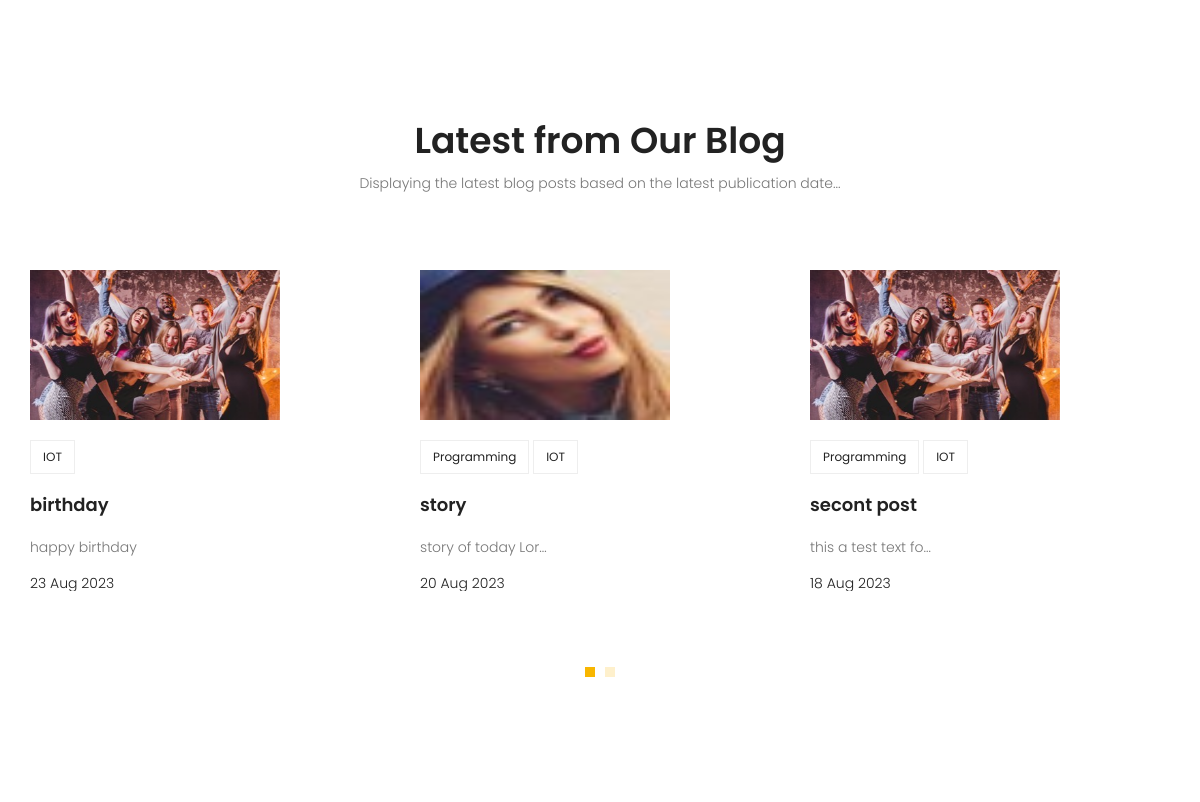
/ (middle part), run on an earlier commit of the app's database.
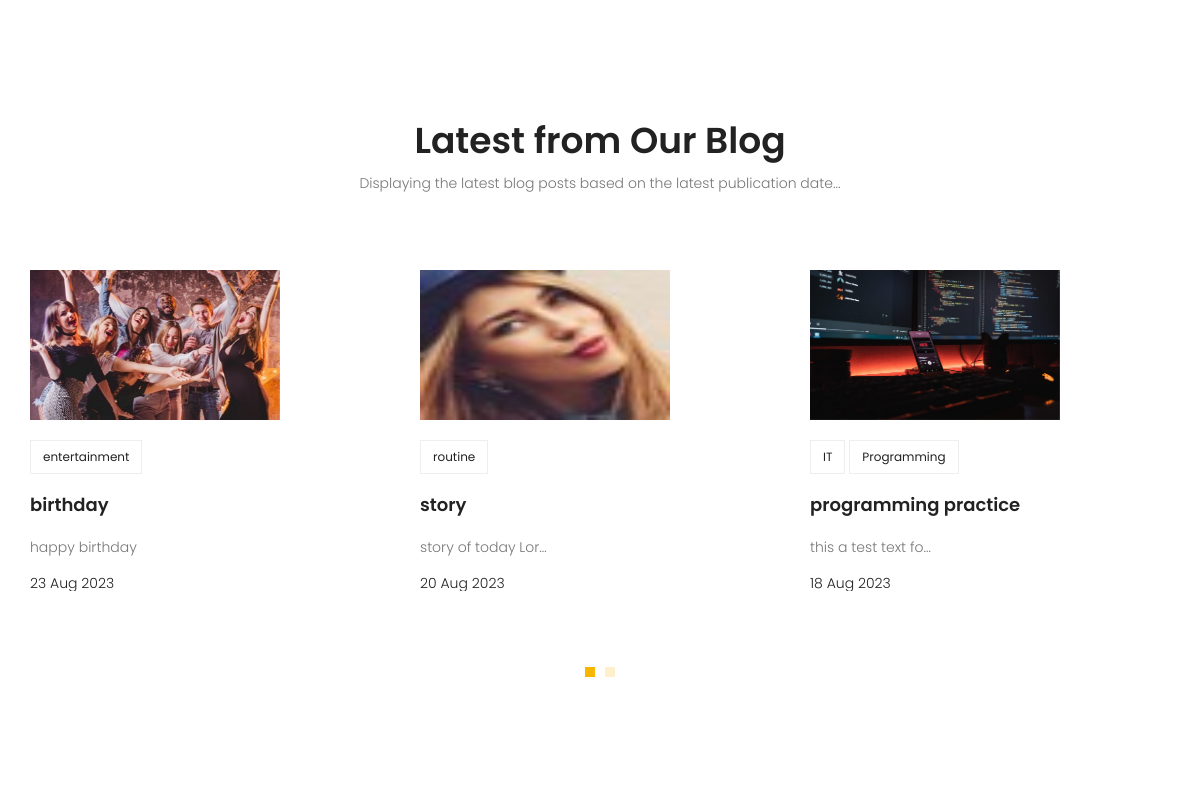
And on a later commit of the database.
### blog/models.py (models this page shows, shortened)
class Post(models.Model):
    title = models.CharField(max_length=255)
    content = models.TextField()
    image = models.ImageField(upload_to='blog/', default='blog/default.jpg')
    category = models.ManyToManyField(Category)
    author = models.ForeignKey(User, on_delete=models.SET_NULL, null=True)
    counted_view = models.IntegerField(default=0)
    status = models.BooleanField(default=False)
    published_date = models.DateTimeField(null=True)
    created_date = models.DateTimeField(auto_now_add=True)
    updated_date = models.DateTimeField(auto_now=True)
    class Meta:
        ordering = ['created_date']

class Category(models.Model):
    name = models.CharField(max_length=255)

### website/views.py (the view)
# urls.py: urlpatterns = [path('', home_view, name='index'),
def home_view(request):
    return render(request, 'website/index.html')

### website/templatetags/website_tags.py (called while the page is built)
@register.inclusion_tag("website/website-recentpost.html")
def recent_post():
    posts = Post.objects.filter(status=1, published_date__lte=timezone.now()).order_by('-published_date')[:6]
    return {'posts': posts}

### templates/website/index.html (shortened to what this page needs)
{% extends 'base.html' %}
{% load static %}
{% load website_tags %}
{% block content%}
{% recent_post %}
{% endblock %}

### templates/base.html (shortened to what this page needs)
{% load static %}
<!DOCTYPE html>
<html lang="zxx" class="no-js">
  <head>
    <link rel="stylesheet" href="{% static 'css/linearicons.css' %}" />
    <link rel="stylesheet" href="{% static 'css/font-awesome.min.css' %}" />
    <link rel="stylesheet" href="{% static 'css/bootstrap.css' %}" />
    <link rel="stylesheet" href="{% static 'css/magnific-popup.css' %}" />
    <link rel="stylesheet" href="{% static 'css/jquery-ui.css' %}" />
    <link rel="stylesheet" href="{% static 'css/nice-select.css' %}" />
    <link rel="stylesheet" href="{% static 'css/animate.min.css' %}" />
    <link rel="stylesheet" href="{% static 'css/owl.carousel.css' %}" />
    <link rel="stylesheet" href="{% static 'css/main.css' %}" />
  </head>
  <body>
    {% block content %} {% endblock%}
  </body>
</html>

### templates/website/website-recentpost.html
{% load static %}
<section class="recent-blog-area section-gap">
    <div class="container">
        <div class="row d-flex justify-content-center">
            <div class="menu-content pb-60 col-lg-9">
                <div class="title text-center">
                    <h1 class="mb-10">Latest from Our Blog</h1>
                    <p>
                        Displaying the latest blog posts based on the latest publication date...
                    </p>
                </div>
            </div>
        </div>
        <div class="row">
            <div class="active-recent-blog-carusel">
                {% for post in posts %}
                <div class="single-recent-blog-post item">
                    <div class="thumb">
                        <img class="img-fluid" src="{{post.image.url}}" alt=""/>
                    </div>
                    <div class="details">
                        <div class="tags">
                            <ul>
                                {% for cat in post.category.all %}
                                <li>
                                    <a href="{% url 'blog:category' cat_name=cat.name %}">{{cat.name}}</a>
                                </li>
                                {% endfor %}
                            </ul>
                        </div>
                        <a href="{% url 'blog:single' pid=post.id %}"><h4 class="title">{{post.title}}</h4></a>
                        <p>
                            {{post.content|truncatechars:20}}
                        </p>
                        <h6 class="date">{{post.published_date|date:'d M Y'}}</h6>
                    </div>
                </div>
                {% endfor %}
            </div>
        </div>
    </div>
</section>

### statics/css/main.css (style rules this page uses)
body { color: #777777; font-family: "Poppins", sans-serif; font-size: 14px; font-weight: 300; line-height: 1.625em; position: relative; }
ol, ul { margin: 0; padding: 0; list-style: none; }
a { -webkit-transition: all 0.3s ease 0s; -moz-transition: all 0.3s ease 0s; -o-transition: all 0.3s ease 0s; transition: all 0.3s ease 0s; }
a, a:focus, a:hover { text-decoration: none; outline: 0; }
h1, h2, h3, h4, h5, h6 { font-family: "Poppins", sans-serif; color: #222222; line-height: 1.2em !important; margin-bottom: 0; margin-top: 0; font-weight: 600; }
h1, .h1 { font-size: 36px; }
h4, .h4 { font-size: 18px; }
h6, .h6 { font-size: 14px; color: #222222; }
.mb-10 { margin-bottom: 10px; }
.pb-60 { padding-bottom: 60px; }
.text-center { text-align: center; }
h1 { font-size: 36px; }
h4 { font-size: 18px; }
h6 { font-size: 14px; }
h1, h2, h3, h4, h5, h6 { line-height: 1.5em; }
.section-gap { padding: 120px 0; }
.recent-blog-area .single-recent-blog-post .thumb { overflow: hidden; }
.recent-blog-area .single-recent-blog-post .thumb img { -webkit-transition: all 0.3s ease 0s; -moz-transition: all 0.3s ease 0s; -o-transition: all 0.3s ease 0s; transition: all 0.3s ease 0s; max-width: 250px; height: 150px; }
.recent-blog-area .single-recent-blog-post .tags { margin: 20px 0px; }
.recent-blog-area .single-recent-blog-post .tags li { display: inline-block; border: 1px solid #eee; padding: 4px 12px; -webkit-transition: all 0.3s ease 0s; -moz-transition: all 0.3s ease 0s; -o-transition: all 0.3s ease 0s; transition: all 0.3s ease 0s; }
.recent-blog-area .single-recent-blog-post .tags li a { font-weight: 400; font-size: 12px; color: #222; }
.recent-blog-area .single-recent-blog-post .title { -webkit-transition: all 0.3s ease 0s; -moz-transition: all 0.3s ease 0s; -o-transition: all 0.3s ease 0s; transition: all 0.3s ease 0s; margin: 20px 0; }
.recent-blog-area .single-recent-blog-post .date { color: #222; font-weight: 300; }

What changed in the data, as far as the page shows it:
changed Post "birthday": loses Category (name "IOT")
added Category: name "entertainment", shown under Post "birthday"
changed Post "story": loses Category (name "IOT"); loses Category (name "Programming")
added Category: name "routine", shown under Post "story"
changed Post "this a test text fo…": loses Category (name "IOT"); gains Category (name "IT"); image: picture added in place of a placeholder; title "secont post" → "programming practice"
